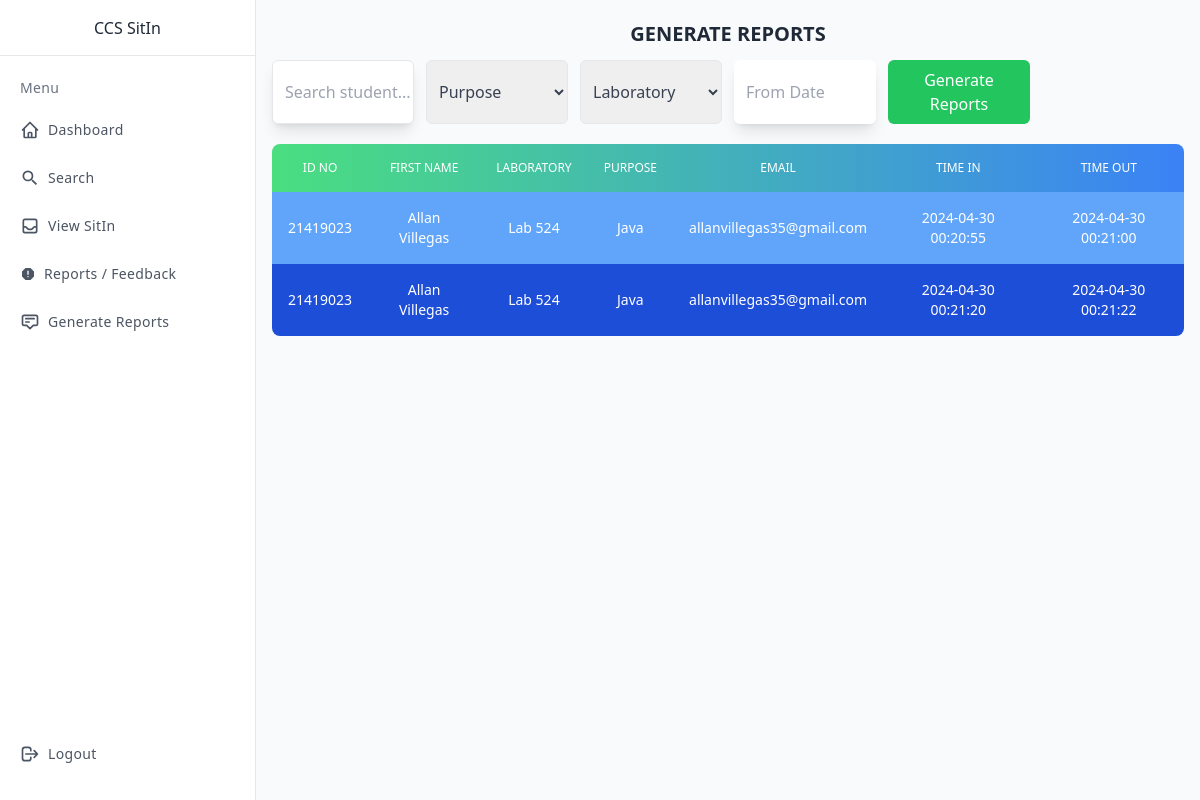
Before: /admin/report_admin.php (signed in) with the older database file.
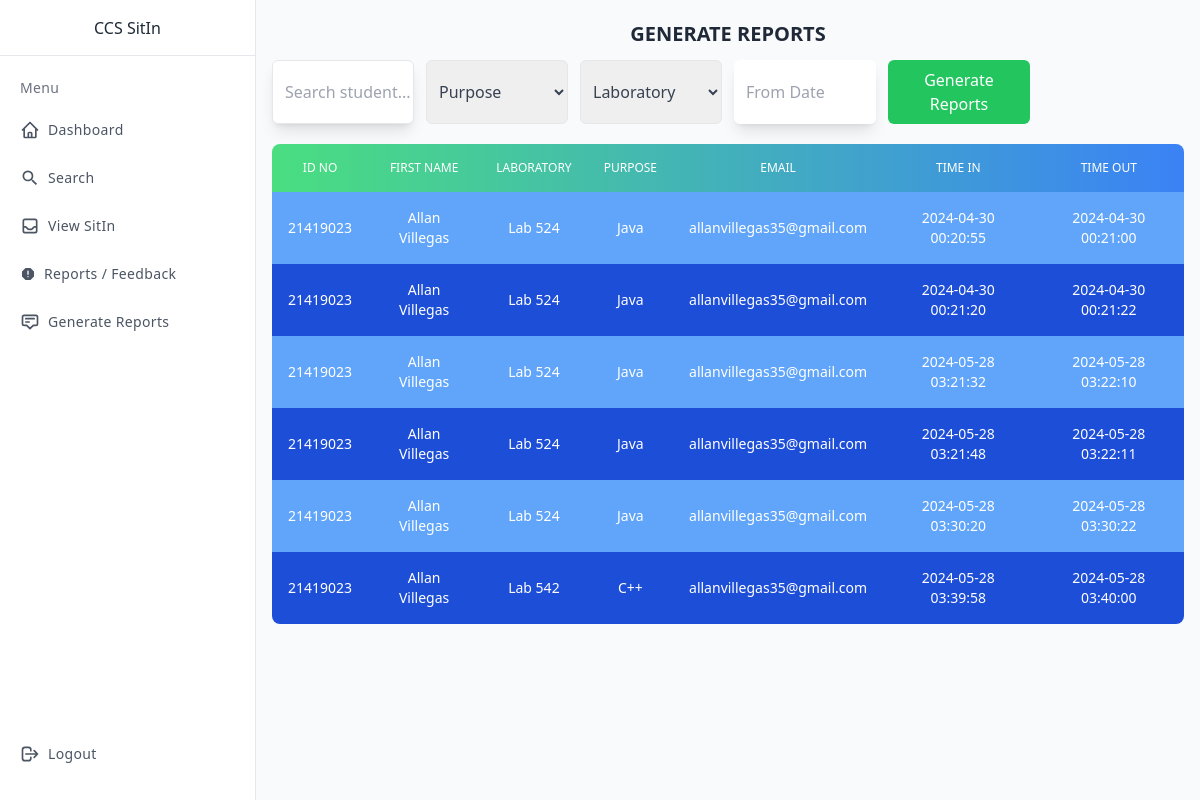
After: the same page with the newer database file.
### tables this page shows
CREATE TABLE `sessions` (
  `session_id` int(11) NOT NULL,
  `student_id` int(11) NOT NULL,
  `time_out` datetime DEFAULT NULL,
  `time_in` datetime DEFAULT current_timestamp(),
  `laboratory` varchar(254) NOT NULL,
  `purpose` varchar(254) NOT NULL
);

CREATE TABLE `student` (
  `id` int(11) NOT NULL,
  `email` varchar(80) NOT NULL,
  `idno` int(20) NOT NULL,
  `fname` varchar(80) NOT NULL,
  `mname` varchar(80) NOT NULL,
  `lname` varchar(80) NOT NULL,
  `age` int(20) NOT NULL,
  `gender` varchar(80) NOT NULL,
  `contact` int(20) NOT NULL,
  `address` varchar(80) NOT NULL,
  `password` varchar(80) NOT NULL,
  `cpassword` varchar(80) NOT NULL,
  `sessions` int(11) DEFAULT 30
);

### admin/report_admin.php (the view, shortened to what this page needs)
<?php
include(".././config.php");
$students= [];
$query = "SELECT * FROM sessions INNER JOIN student ON student.id = sessions.student_id WHERE time_out IS NOT NULL ORDER BY time_out asc";
$result = $con->query($query);
if ($result->num_rows > 0) {
    while($row = $result->fetch_assoc()) {
        $students[] = $row;
    }
}
?>
<!doctype html>
<html>
<head>
  <script src="https://cdn.tailwindcss.com"></script>
  <link rel="stylesheet" href="https://cdn.jsdelivr.net/npm/flatpickr/dist/flatpickr.min.css">
</head>
<body>
<div class="min-h-screen flex  bg-gray-50 text-gray-800">
  <div class="fixed flex flex-col top-0 left-0 w-64 bg-white h-full border-r">
    <div class="flex items-center justify-center h-14 border-b">
      <div>CCS SitIn</div>
    </div>
    <div class="overflow-y-auto overflow-x-hidden flex-grow">
      <ul class="flex flex-col py-4 space-y-1">
        <li class="px-5">
          <div class="flex flex-row items-center h-8">
            <div class="text-sm font-light tracking-wide text-gray-500">Menu</div>
          </div>
        </li>
        <li>
          <a href="home_admin.php" class="relative flex flex-row items-center h-11 focus:outline-none hover:bg-gray-50 text-gray-600 hover:text-gray-800 border-l-4 border-transparent hover:border-indigo-500 pr-6">
            <span class="inline-flex justify-center items-center ml-4">
            </span>
            <span class="ml-2 text-sm tracking-wide truncate">Dashboard</span>
          </a>
        </li>
        <li>
          <a href="search_admin.php" class="relative flex flex-row items-center h-11 focus:outline-none hover:bg-gray-50 text-gray-600 hover:text-gray-800 border-l-4 border-transparent hover:border-indigo-500 pr-6">
            <span class="inline-flex justify-center items-center ml-4">
                <svg xmlns="http://www.w3.org/2000/svg" class="w-5 h-5" viewBox="0 0 24 24"><path fill="currentColor" d="M15.5 14h-.79l-.28-.27A6.471 6.471 0 0 0 16 9.5A6.5 6.5 0 1 0 9.5 16c1.61 0 3.09-.59 4.23-1.57l.27.28v.79l5 4.99L20.49 19zm-6 0C7.01 14 5 11.99 5 9.5S7.01 5 9.5 5S14 7.01 14 9.5S11.99 14 9.5 14"/></svg>
            </span>
            <span class="ml-2 text-sm tracking-wide truncate">Search</span>
          </a>
        </li>
        <li>
          <a href="view_admin.php" class="relative flex flex-row items-center h-11 focus:outline-none hover:bg-gray-50 text-gray-600 hover:text-gray-800 border-l-4 border-transparent hover:border-indigo-500 pr-6">
            <span class="inline-flex justify-center items-center ml-4">
            </span>
            <span class="ml-2 text-sm tracking-wide truncate">View SitIn</span>
          </a>
        </li>
           <li>
          <a href="reports.php" class="relative flex flex-row items-center h-11 focus:outline-none hover:bg-gray-50 text-gray-600 hover:text-gray-800 border-l-4 border-transparent hover:border-indigo-500 pr-6">
            <span class="inline-flex justify-center items-center ml-4">
              <svg xmlns="http://www.w3.org/2000/svg" width="1em" height="1em" viewBox="0 0 24 24"><path fill="currentColor" d="M12 17q.425 0 .713-.288T13 16t-.288-.712T12 15t-.712.288T11 16t.288.713T12 17m-1-4h2V7h-2zm-2.75 8L3 15.75v-7.5L8.25 3h7.5L21 8.25v7.5L15.75 21z"/></svg>
            </span>
            <span class="ml-2 text-sm tracking-wide truncate">Reports / Feedback</span>
          </a>
        </li>
        <li>
          <a href="report_admin.php" class="relative flex flex-row items-center h-11 focus:outline-none hover:bg-gray-50 text-gray-600 hover:text-gray-800 border-l-4 border-transparent hover:border-indigo-500 pr-6">
            <span class="inline-flex justify-center items-center ml-4">
              <svg class="w-5 h-5" fill="none" stroke="currentColor" viewBox="0 0 24 24" xmlns="http://www.w3.org/2000/svg"><path stroke-linecap="round" stroke-linejoin="round" stroke-width="2" d="M7 8h10M7 12h4m1 8l-4-4H5a2 2 0 01-2-2V6a2 2 0 012-2h14a2 2 0 012 2v8a2 2 0 01-2 2h-3l-4 4z"></path></svg>
            </span>
            <span class="ml-2 text-sm tracking-wide truncate">Generate Reports</span>
          </a>
        </li>
        <li>
          <a href="logout.php" class="mt-96 relative flex flex-row items-center h-11 focus:outline-none hover:bg-gray-50 text-gray-600 hover:text-gray-800 border-l-4 border-transparent hover:border-indigo-500 pr-6">
            <span class="inline-flex justify-center items-center ml-4">
              <svg class="w-5 h-5" fill="none" stroke="currentColor" viewBox="0 0 24 24" xmlns="http://www.w3.org/2000/svg"><path stroke-linecap="round" stroke-linejoin="round" stroke-width="2" d="M17 16l4-4m0 0l-4-4m4 4H7m6 4v1a3 3 0 01-3 3H6a3 3 0 01-3-3V7a3 3 0 013-3h4a3 3 0 013 3v1"></path></svg>
            </span>
            <span class="ml-2 text-sm tracking-wide truncate">Logout</span>
          </a>
        </li>
      </ul>
    </div>
  </div>
  <div class="flex-1 p-4 lg:ml-64  lg:pt-5">
    <h1 class="text-xl font-semibold  text-center">GENERATE REPORTS</h1>
    <div class="">
            <div class="grid grid-cols-6 mt-3 gap-3">
                <form action="" method="get" class="flex  rounded-md">
                <div class="items-center flex justify-start w-full shadow-lg border  rounded-md bg-white">
                    <input id="search" name="search" class="px-3 p-1 outline-none  bg-transparent " tpye="text" value="" placeholder="Search student..."/>
                </div>
            </form>
             <select name="status" id="purpose" class="flex-1 text-gray-700 border p-2 rounded-md">
                                  <option value="Lab 524" selected disabled hidden>Purpose</option>
              </select>
               <select name="status" id="lab" class="flex-1 text-gray-700 border p-2 rounded-md">
                        <option value="Lab 524" selected disabled hidden>Laboratory</option>
              </select>
              <input type="text" id="datetimepicker" placeholder="From Date" class="shadow-lg outline-none px-3 rounded-md form-input w-full">
              <a id="generate"class="bg-green-500 text-center text-white px-3 p-2 rounded-md cursor-pointer">Generate Reports</a>
            </div>
        </div>
     <table id="oktable" class="mt-5 w-full text-sm text-left rtl:text-right text-white rounded-lg overflow-hidden">
                <thead class="text-xs bg-gradient-to-r from-green-400 to-blue-500 uppercase rounded-md">
                    <tr>
                        <th class="border px-4 py-4 font-medium border-none text-center font-bold">ID NO
                        </th>
                        <th class="border px-4 py-4 font-medium border-none  text-center">FIRST NAME</th>
                        <th class="border px-4 py-4 font-medium border-none  text-center">LABORATORY</th>
                        <th class="border px-4 py-4 font-medium border-none  text-center">PURPOSE</th>
                        <th class="border px-4 py-4 font-medium border-none  text-center">EMAIL</th>
                        <th class="border px-4 py-4 font-medium border-none  text-center">TIME IN</th>
                        <th class="border px-4 py-4 font-medium border-none  text-center">TIME OUT</th>
                    </tr>
                </thead>
                <tbody id="tbody" class="relative">
                <?php
            foreach ($students as $student) {
                   echo '<tr class="odd:bg-blue-400 bg-blue-700">
                                <td class="border px-4 py-4 border-none text-center text-xs md:text-sm text-white">'.$student['idno'].'</td>
                                <td class="border px-4 py-4 border-none text-center text-xs md:text-sm text-white">'.$student['fname'].' '.$student['lname'].'</td>
                                <td class="border px-4 py-4 border-none text-center text-xs md:text-sm text-white">'.$student['laboratory'].'</td>
                                <td class="border px-4 py-4 border-none text-center text-xs md:text-sm text-white">'.$student['purpose'].'</td>
                                <td class="border px-4 py-4 border-none text-center text-xs md:text-sm text-white">'.$student['email'].'</td>
                                <td class="border px-4 py-4 border-none text-center text-xs md:text-sm text-white">'.$student['time_in'].'</td>
                                <td class="border px-4 py-4 border-none text-center text-xs md:text-sm text-white">'.$student['time_out'].'</td>
                               </tr>';
                }
            ?>
                </tbody>
            </table>
  </div>
</div>
</body>
</html>

Changed rows visible on the page:
added sessions: student.idno "21419023", student.fname "Allan", student.lname "Villegas", laboratory "Lab 524", purpose "Java", student.email "allanvillegas35@gmail.com", time_in "2024-05-28 03:21:32", time_out "2024-05-28 03:22:10"
added sessions: student.idno "21419023", student.fname "Allan", student.lname "Villegas", laboratory "Lab 524", purpose "Java", student.email "allanvillegas35@gmail.com", time_in "2024-05-28 03:21:48", time_out "2024-05-28 03:22:11"
added sessions: student.idno "21419023", student.fname "Allan", student.lname "Villegas", laboratory "Lab 524", purpose "Java", student.email "allanvillegas35@gmail.com", time_in "2024-05-28 03:30:20", time_out "2024-05-28 03:30:22"
added sessions: student.idno "21419023", student.fname "Allan", student.lname "Villegas", laboratory "Lab 542", purpose "C++", student.email "allanvillegas35@gmail.com", time_in "2024-05-28 03:39:58", time_out "2024-05-28 03:40:00"
